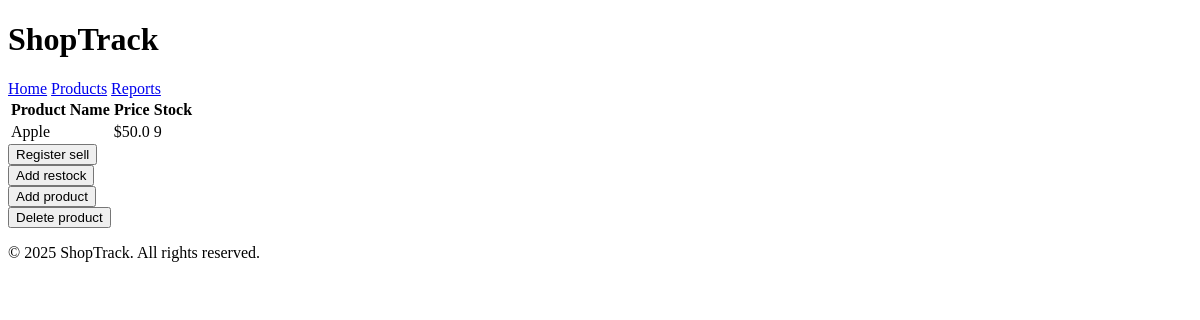
/products, run on an earlier commit of the app's database.
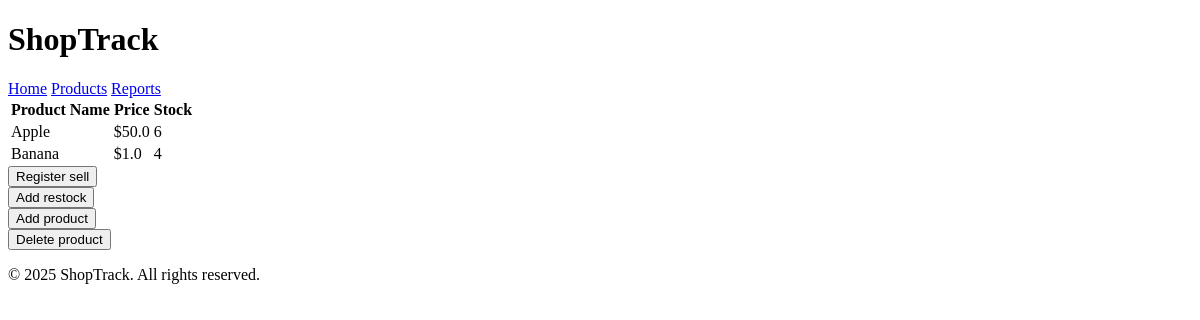
And on a later commit of the database.
### tables this page shows
CREATE TABLE products (
    id INTEGER PRIMARY KEY AUTOINCREMENT,
    name TEXT NOT NULL,
    description TEXT,
    price REAL NOT NULL,
    stock INTEGER NOT NULL
);

### app.py (the view)
@app.route('/products', methods=['GET'])
def products():
    db = get_db()
    products = db.execute('SELECT * FROM products').fetchall()
    return render_template('products.html', products=products)

### app.py (called while the page is built)
def get_db():
    if 'db' not in g:
        g.db = sqlite3.connect(DATABASE)
        g.db.row_factory = sqlite3.Row
    return g.db

### templates/products.html (shortened to what this page needs)
{% extends "base.html" %}
{% block content %}
    <table class="table table-striped">
        <thead>
            <tr>
                <th>Product Name</th>
                <th>Price</th>
                <th>Stock</th>
            </tr>
        </thead>
        <tbody>
            {% for product in products %}
                <tr>
                    <td>{{ product.name }}</td>
                    <td>${{ product.price }}</td>
                    <td>{{ product.stock }}</td>
                </tr>
            {% endfor %}
        </tbody>
    </table>
    <div>
        <form method="get" action="/sell">
            <button type="submit">Register sell</button>
        </form>
        <form method="get" action="/restock">
            <button type="submit">Add restock</button>
        </form>
        <form method="get" action="/add_product">
            <button type="submit">Add product</button>
        </form>
        <form method="get" action="/delete_product">
            <button type="submit">Delete product</button>
        </form>
    </div>
{% endblock %}

### templates/base.html (shortened to what this page needs)
<!DOCTYPE html>
<html lang="en">
<head>
</head>
<body>
    <header>
        <h1>ShopTrack</h1>
        <nav>
            <a href="/">Home</a>
            <a href="/products">Products</a>
            <a href="/reports">Reports</a>
        </nav>
    </header>
    <main>
        {% block content %}
        {% endblock %}
    </main>
    <footer>
        <p>&copy; 2025 ShopTrack. All rights reserved.</p>
    </footer>
</body>
</html>

What changed in the data, as far as the page shows it:
changed products "Apple": stock "9" → "6"
added products: name "Banana", price "1.0", stock "4"
